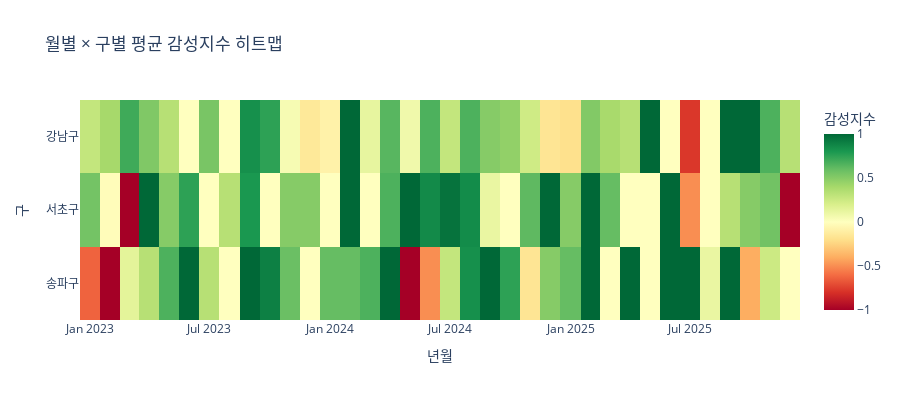

Source (notebook cell):
### Markdown cell above
### 15-6. 히트맵 (월별 × 구별 감성)

### Code cell
heatmap_data = regional_sentiment.pivot(index='region', columns='year_month', values='avg_sentiment').fillna(0)

fig6 = px.imshow(
    heatmap_data, title='월별 × 구별 평균 감성지수 히트맵',
    labels=dict(x='년월', y='구', color='감성지수'),
    color_continuous_scale='RdYlGn', aspect='auto'
)
fig6.update_layout(template='plotly_white', height=400)
fig6.show()

### Figure 1 — Plotly figure (JSON) as saved in the notebook; plotly's stock layout.template omitted (floating-point values rounded to 4 significant figures)
{"data": [{"coloraxis": "coloraxis", "hovertemplate": "년월: %{x}<br>구: %{y}<br>감성지수: %{z}<extra></extra>", "name": "0", "type": "heatmap", "x": ["2023-01", "2023-02", "2023-03", "2023-04", "2023-05", "2023-06", "2023-07", "2023-08", "2023-09", "2023-10", "2023-11", "2023-12", "2024-01", "2024-02", "2024-03", "2024-04", "2024-05", "2024-06", "2024-07", "2024-08", "2024-09", "2024-10", "2024-11", "2024-12", "2025-01", "2025-02", "2025-03", "2025-04", "2025-05", "2025-06", "2025-07", "2025-08", "2025-09", "2025-10", "2025-11", "2025-12"], "xaxis": "x", "y": ["강남구", "서초구", "송파구"], "yaxis": "y", "z": [[0.2857, 0.3958, 0.7037, 0.52, 0.3333, 0.0, 0.5417, 0.0, 0.8333, 0.75, 0.04667, -0.1444, -0.08333, 1.0, 0.125, 0.6364, 0.07692, 0.6667, 0.2857, 0.6667, 0.5, 0.4615, 0.2381, -0.1667, -0.1933, 0.5111, 0.3889, 0.3333, 1.0, 0.0, -0.7778, 0.0, 1.0, 1.0, 0.6667, 0.3333], [0.5556, -0.02, -1.0, 1.0, 0.5, 0.75, 0.0, 0.3333, 0.8, 0.0, 0.5, 0.5, 0.0, 1.0, 0.0, 0.6667, 1.0, 0.8571, 0.9545, 0.8519, 0.1125, 0.0, 0.619, 1.0, 0.5, 1.0, 0.6, 0.0, 0.0, 1.0, -0.5, 0.0, 0.3333, 0.5, 0.5636, -1.0], [-0.6333, -1.0, 0.1429, 0.3333, 0.6667, 1.0, 0.3333, 0.0, 1.0, 0.9, 0.5833, 0.0, 0.6, 0.6, 0.6667, 1.0, -1.0, -0.5, 0.2857, 0.8333, 1.0, 0.75, -0.1667, 0.5, 0.6, 1.0, 0.0, 1.0, 0.0, 1.0, 1.0, 0.1111, 1.0, -0.4, 0.25, 0.0]]}], "layout": {"coloraxis": {"colorbar": {"title": {"text": "감성지수"}}, "colorscale": [[0, "rgb(165,0,38)"], [0.1, "rgb(215,48,39)"], [0.2, "rgb(244,109,67)"], [0.3, "rgb(253,174,97)"], [0.4, "rgb(254,224,139)"], [0.5, "rgb(255,255,191)"], [0.6, "rgb(217,239,139)"], [0.7, "rgb(166,217,106)"], [0.8, "rgb(102,189,99)"], [0.9, "rgb(26,152,80)"], [1, "rgb(0,104,55)"]]}, "height": 400, "title": {"text": "월별 × 구별 평균 감성지수 히트맵"}, "xaxis": {"anchor": "y", "domain": [0, 1], "title": {"text": "년월"}}, "yaxis": {"anchor": "x", "autorange": "reversed", "domain": [0, 1], "title": {"text": "구"}}}}
